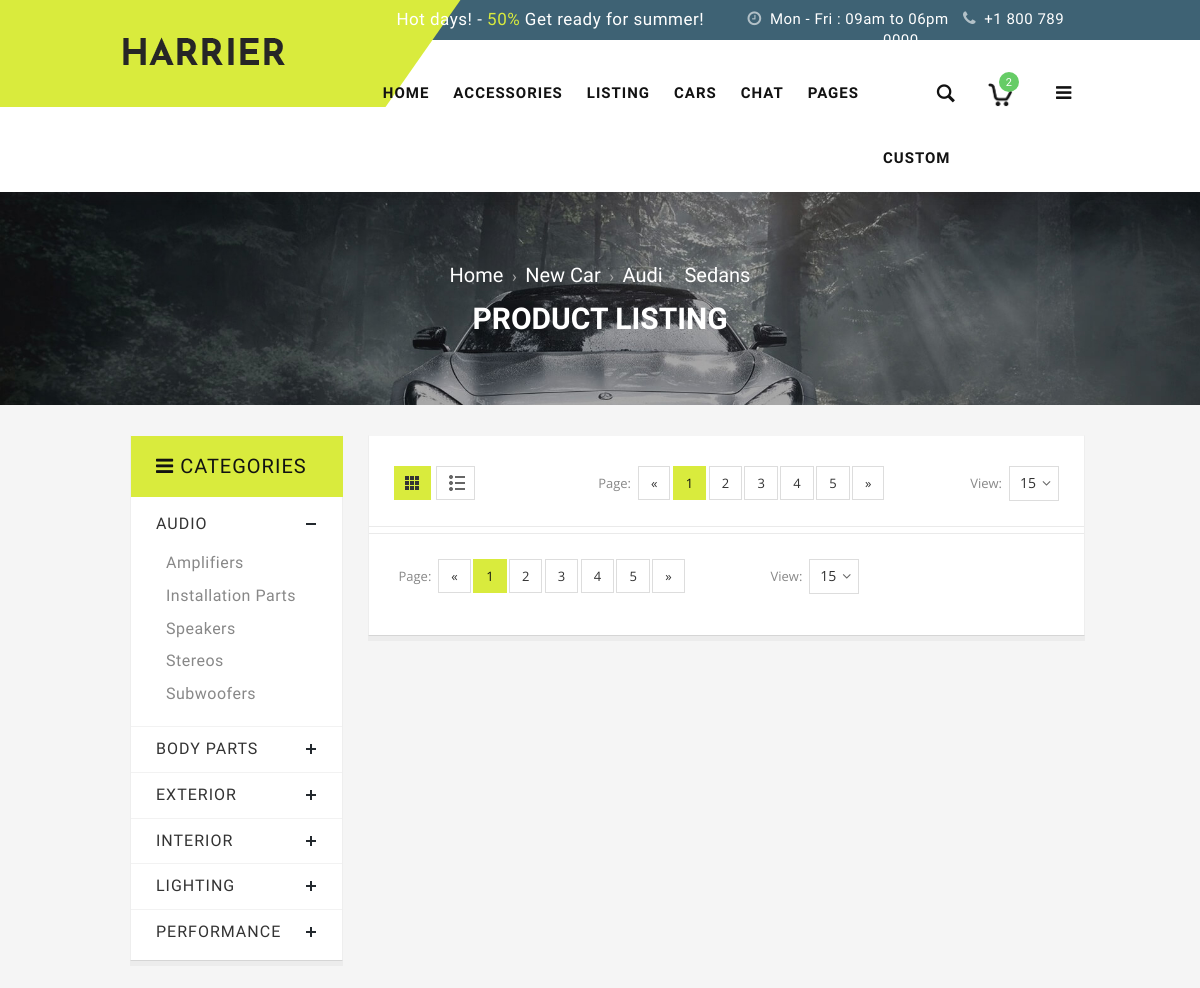
Page /accessory_view/ (signed in, upper part) on the earlier database version.
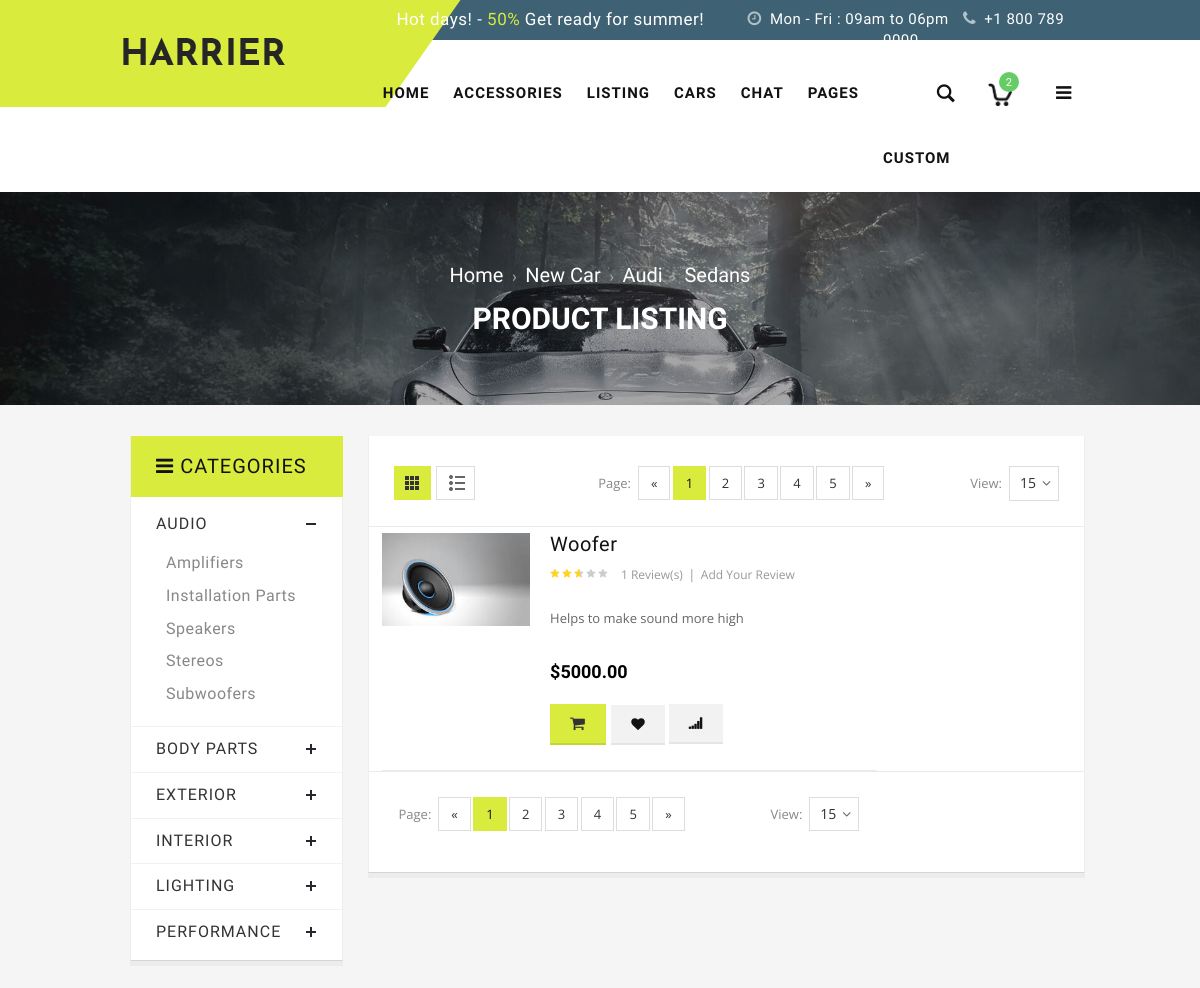
Same page on the later database version.
### users/models.py (models this page shows, shortened)
class Accessory(models.Model):
    accessory_name = models.CharField(max_length=100)
    description = models.TextField()
    price = models.DecimalField(max_digits=10, decimal_places=2)
    brand = models.CharField(max_length=100)
    CATEGORY_CHOICES = [
        ('audio', 'Audio'),
        ('body_parts', 'Body Parts'),
        ('exterior', 'Exterior'),
        ('interior', 'Interior'),
    ]
    category = models.CharField(max_length=20, choices=CATEGORY_CHOICES)
    quantity = models.IntegerField()
    warranty = models.IntegerField()
    created_at = models.DateTimeField(auto_now_add=True)  # Automatically set when the object is first created

class AccessoryImage(models.Model):
    accessory = models.ForeignKey(Accessory, related_name='images', on_delete=models.CASCADE)
    image1 = models.ImageField(upload_to='accessory_images/',null=True, blank=True)
    image2 = models.ImageField(upload_to='accessory_images/',null=True, blank=True)
    image3 = models.ImageField(upload_to='accessory_images/',null=True, blank=True)
    image4 = models.ImageField(upload_to='accessory_images/',null=True, blank=True)

### users/views.py (the view)
# urls.py: path('accessory_view/',views.accessory_view, name='accessory_view'),
@never_cache
@login_required(login_url='login')
def accessory_view(request):
    accessories = Accessory.objects.all()
    accessory_images = AccessoryImage.objects.all()
    return render(request,'accessory_view.html',{'accessories': accessories, 'accessory_images': accessory_images})

### templates/accessory_view.html (shortened to what the changed rows need)
{% extends "nav.html" %}
{% load static %}
{% block content %}
<div class="page-heading">
    <div class="page-title">
      <h2>PRODUCT LISTING</h2>
    </div>
  </div>
  <section class="main-container col2-left-layout bounceInUp animated">
    <div class="container">
      <div class="row">
        <div class="col-main col-sm-9 col-sm-push-3 product-grid">
        <div class="pro-coloumn">
          <article class="col-main">
            <div class="category-products">
              <ol class="products-list" id="products-list">
            {% for accessory in accessories %}
            <li class="item first">
              <div class="product-image"> <a href="product-detail.html" title="{{ accessory.accessory_name }}"> <img class="small-image" src="{{ accessory.images.first.image1.url }}" alt="{{ accessory.accessory_name }}"> </a> </div>
              <div class="product-shop">
                <h2 class="product-name"><a href="{% url 'accessories_detail' accessory.id %}" title="{{ accessory.accessory_name }}">{{ accessory.accessory_name }}</a></h2>
                <div class="ratings">
                  <div class="rating-box">
                    <div style="width:50%" class="rating"></div>
                  </div>
                  <p class="rating-links"> <a href="#/review/product/list/id/167/category/35/">1 Review(s)</a> <span class="separator">|</span> <a href="#review-form">Add Your Review</a> </p>
                </div>
                <div class="desc std">
                  <p>{{ accessory.description }}</p>
                </div>
                <div class="price-box">
                  <p class="special-price">  <span id="product-price-212" class="price"> ${{ accessory.price }}</span> </p>
                </div>
                <div class="actions">
                  <button onclick="addToCart({{ accessory.id }})" class="button btn-cart ajx-cart" title="Add to Cart" type="button"><span>Add to Cart</span></button>
                  <span class="add-to-links"> <a title="Add to Wishlist" class="button link-wishlist" href="{% url 'add_to_wishlist' accessory.id %}"><span>Add to Wishlist</span></a> <a title="Add to Compare" class="button link-compare" href="#"><span>Add to Compare</span></a> </span> </div>
              </div>
            </li>
            {% endfor %}
          </ol>
            </div>
          </article>
          </div>
        </div>
    </div>
  </section>
{% endblock %}

Differences in the rows shown:
added Accessory: images.first.image1 (picture), accessory_name "Woofer", description "Helps to make sound more high", price "5000.00"
